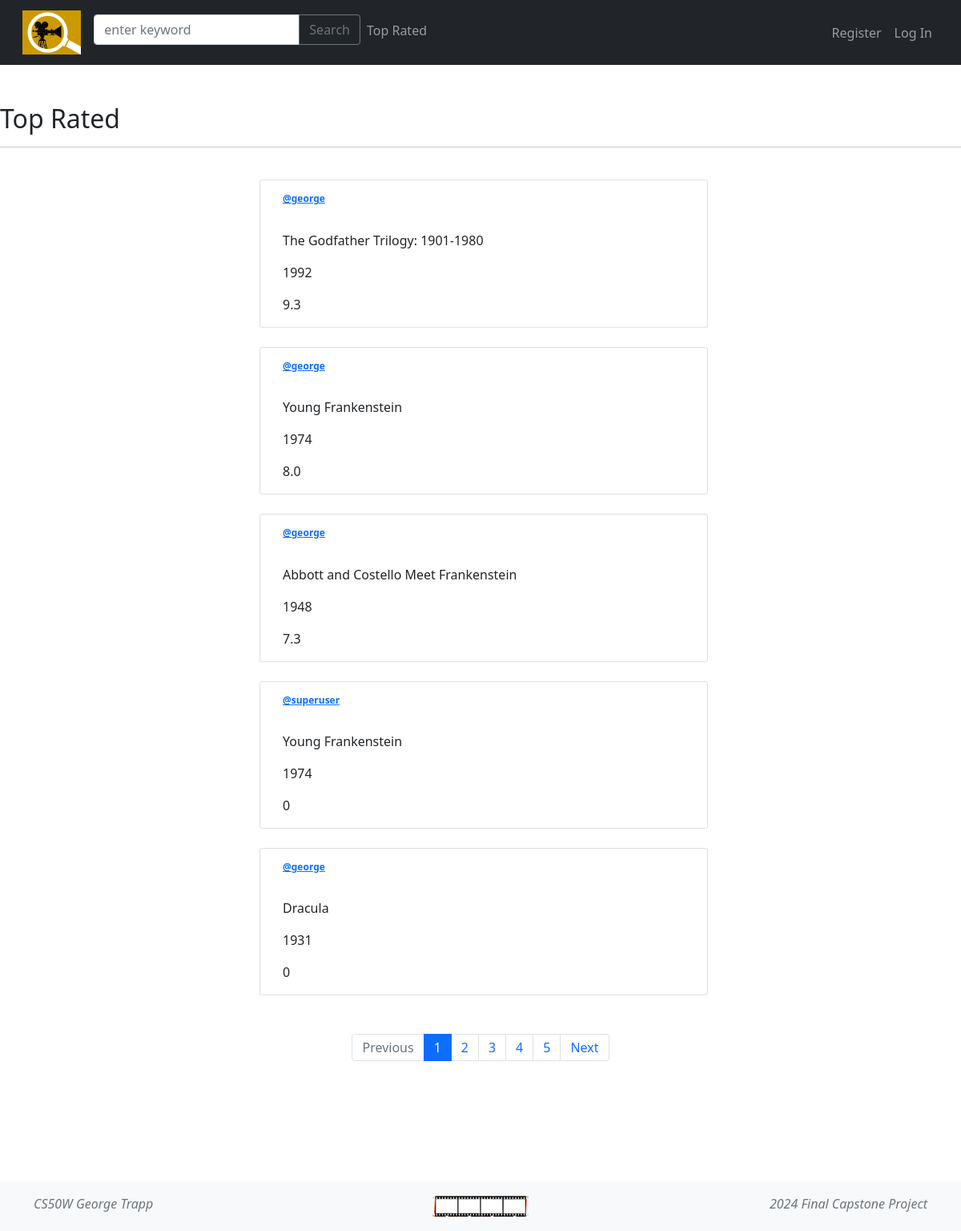
The app's page /top_rated with its own data.
### movies/models.py (models this page shows)
class Movie(models.Model):
    user = models.ForeignKey(User, on_delete=models.CASCADE, related_name="movie_user")
    imdb_id = models.CharField(max_length=100)
    title = models.CharField(max_length=100)
    year = models.CharField(max_length=100)
    poster = models.CharField(max_length=1000)
    type = models.CharField(max_length=100)
    imdb_rating = models.CharField(max_length=10)
    def __str__(self):
        return f"{self.title} ({self.year})"

class User(AbstractUser):
    pass

### movies/views.py (the view)
# urls.py: path("top_rated", views.top_rated, name="_top_rated"),
def top_rated(request):
    movies = Movie.objects.all().order_by("imdb_rating").reverse()
    print("Debug - top_rated: ", Movie.objects.all())
    paginator = Paginator(movies, 5)
    page_number = request.GET.get('page')
    page_obj = paginator.get_page(page_number)
    return render(request, "movies/top-rated.html", {
        "page_obj": page_obj
    })

### movies/templates/movies/top-rated.html (shortened to what this page needs)
{% extends "movies/layout.html" %}
{% block body %}
<br>
<h2>Top Rated</h2>
<hr>
<br>
<div class="container">
   {% for movie in page_obj %}
   <div class="row justify-content-center mb-4">
      <div class="ms-2 card" style="width: 35rem" data-id="{{movie.id}}";>
         <div class="card-body rounded">
            <h5 class="card-title"><a href="{% url '_profile' user_id=movie.user.id%}"><b>@{{ movie.user}}</b></h5></a>
            <p class="card-text" id="post_content">{{movie.title}}</p>
            <p class="card-text" id="post_content">{{movie.year}}</p>
            <p class="card-text" id="post_content">{{movie.imdb_rating}}</p>
         </div>
      </div>
      <br>
   </div>
   {% endfor %}
   <br>
   <nav aria-label="Page">
      <ul class="pagination justify-content-center">
         {% if page_obj.has_previous %}
         <li class="page-item">
            <a class="page-link" href="?page={{ page_obj.previous_page_number }}">Previous</a>
         </li>
         {% else %}
         <li class="page-item disabled">
            <a class="page-link" href="#" tabindex="-1" aria-disabled="True">Previous</a>
         </li>
         {% endif %}
         {% for i in page_obj.paginator.page_range %}
         {% if page_obj.number == i %}
         <li class="page-item active" aria-current="page">
            <span class="page-link">
               {{ i }}
            </span>
         </li>
         {% else %}
         <li class="page-item"><a class="page-link" href="?page={{ i }}">{{ i }}</a></li>
         {% endif %}
         {% endfor %}
         {% if page_obj.has_next %}
         <li class="page-item">
            <a class="page-link" href="?page={{ page_obj.next_page_number }}">Next</a>
         </li>
         {% else %}
         <li class="page-item disabled">
            <a class="page-link" href="#" tabindex="-1" aria-disabled="True">Next</a>
         </li>
         {% endif %}
      </ul>
   </nav>
   {% endblock %}

### movies/templates/movies/layout.html (shortened to what this page needs)
{% load static %}
<!DOCTYPE html>
<html lang="en">
<head>
  <link rel="stylesheet" href="https://cdn.jsdelivr.net/npm/bootstrap@4.3.1/dist/css/bootstrap.min.css"
>
  <link rel="stylesheet" href="{% static 'movies/styles.css' %}" />
</head>
<body>
  <link href="https://cdn.jsdelivr.net/npm/bootstrap@5.0.2/dist/css/bootstrap.min.css" rel="stylesheet"
>
  <nav class="navbar navbar-expand-md navbar-dark bg-dark">
    <div class="container-fluid">
      <a class="navbar-brand abs" href="{% url 'index' %}"><img src="{% static 'movies/media/film-camera.png' %}" alt=""
          height="55"></a>
        <div class="navbar-collapse collapse" id="collapseNavbar">
          <ul class="navbar-nav">
            <li class="nav-item">
              <form action="{% url 'search' %}" method="post">
                <div class="input-group mb-2">
                  <input type="text" name="keyword" class="form-control" placeholder="enter keyword" aria-label="enter keyword"
                    aria-describedby="button-addon2">
                  <button class="btn btn-outline-secondary" type="submit" id="button-addon2">Search</button>
                </div>
              </form>
            </li>
            <li class="nav-item">
              <a class="nav-link" href="{% url '_top_rated' %}">Top Rated</a>
            </li>
          </ul>
          <ul class="navbar-nav ms-auto">
            {% if user.is_authenticated %}
            <li class="nav-item">
              <h1 style="color: white">{{ user.id }}</h1>
              <a class="nav-link" href="{% url '_profile' user_id=user.id %}"><strong>{{ user.username }}</strong>
                <sup><span class="badge badge-pill badge-danger" id="notifications"></span></sup></a>
            </li>
            <li class="nav-item">
              <a class="nav-link" href="{% url 'logout' %}">Log Out</a>
            </li>
            {% else %}
            <li class="nav-item">
              <a class="nav-link" href="{% url 'register' %}">Register</a>
            </li>
            <li class="nav-item">
              <a class="nav-link" href="{% url 'login' %}"> Log In</a>
            </li>
            {% endif %}
          </ul>
        </div>
    </div>
  </nav>
  <div class="body">
    <br>
    {% block body %}
    {% endblock %}
  </div>
  <footer class="footer mt-auto py-3 bg-light fixed-bottom">
    <div class="container">
      <div class="row">
        <div class="col">
          <i><a href="https://linkedin.com/in/georgetrapp/" class="text-decoration-none text-secondary">CS50W George Trapp</a></i>
        </div>
        <div class="col">
          <img src="{% static 'movies/media/filmstrip.jpg' %}" class="rounded mx-auto d-block" alt="" height="30">
        </div>
        <div class="col text-right">
          <i><a href="https://cs50.harvard.edu/web/2020/projects/final/capstone/" class="text-decoration-none text-secondary">2024 Final Capstone Project</a></i>
        </div>
  </footer>
</body>
</html>

### movies/static/movies/styles.css (style rules this page uses)
.card-title { font-size: .75rem; }
body { padding-bottom: 15%; }

### records on screen
Movie: user "george", title "The Godfather Trilogy: 1901-1980", year "1992", imdb_rating "9.3"
Movie: user "george", title "Young Frankenstein", year "1974", imdb_rating "8.0"
Movie: user "george", title "Abbott and Costello Meet Frankenstein", year "1948", imdb_rating "7.3"
Movie: user "superuser", title "Young Frankenstein", year "1974", imdb_rating "0"
Movie: user "george", title "Dracula", year "1931", imdb_rating "0"

### other values on screen
{{ i }} "1"
{{ i }} "2" "3" "4" "5"
